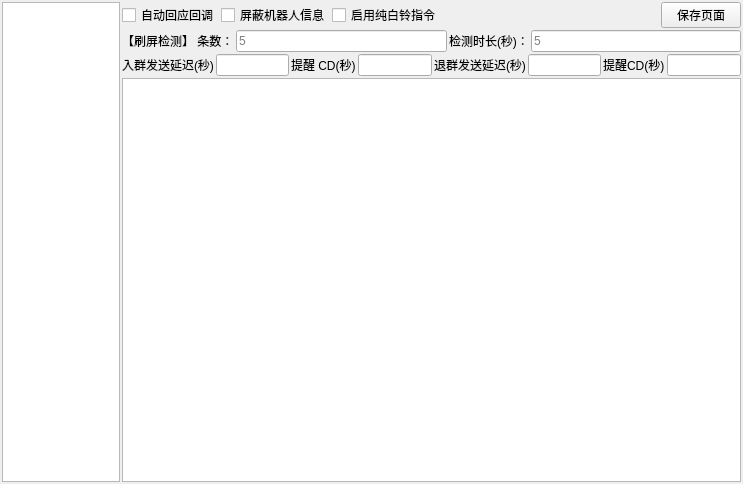
<?xml version="1.0" encoding="UTF-8"?>
<ui version="4.0">
 <class>qunguan</class>
 <widget class="QWidget" name="qunguan">
  <property name="geometry">
   <rect>
    <x>0</x>
    <y>0</y>
    <width>743</width>
    <height>484</height>
   </rect>
  </property>
  <property name="windowTitle">
   <string>Form</string>
  </property>
  <layout class="QHBoxLayout" name="horizontalLayout_2">
   <property name="spacing">
    <number>2</number>
   </property>
   <property name="leftMargin">
    <number>2</number>
   </property>
   <property name="topMargin">
    <number>2</number>
   </property>
   <property name="rightMargin">
    <number>2</number>
   </property>
   <property name="bottomMargin">
    <number>2</number>
   </property>
   <item>
    <widget class="QListWidget" name="listWidget">
     <property name="minimumSize">
      <size>
       <width>100</width>
       <height>0</height>
      </size>
     </property>
    </widget>
   </item>
   <item>
    <layout class="QVBoxLayout" name="verticalLayout_2">
     <property name="spacing">
      <number>2</number>
     </property>
     <property name="leftMargin">
      <number>0</number>
     </property>
     <property name="topMargin">
      <number>0</number>
     </property>
     <property name="rightMargin">
      <number>0</number>
     </property>
     <property name="bottomMargin">
      <number>0</number>
     </property>
     <item>
      <layout class="QHBoxLayout" name="horizontalLayout_4">
       <property name="topMargin">
        <number>0</number>
       </property>
       <item>
        <widget class="QCheckBox" name="zdht">
         <property name="text">
          <string>自动回应回调</string>
         </property>
        </widget>
       </item>
       <item>
        <widget class="QCheckBox" name="checkBox_2">
         <property name="text">
          <string>屏蔽机器人信息</string>
         </property>
        </widget>
       </item>
       <item>
        <widget class="QCheckBox" name="checkBox">
         <property name="text">
          <string>启用纯白铃指令</string>
         </property>
        </widget>
       </item>
       <item>
        <spacer name="horizontalSpacer">
         <property name="orientation">
          <enum>Qt::Horizontal</enum>
         </property>
         <property name="sizeHint" stdset="0">
          <size>
           <width>40</width>
           <height>20</height>
          </size>
         </property>
        </spacer>
       </item>
       <item>
        <widget class="QPushButton" name="pushButton">
         <property name="text">
          <string>保存页面</string>
         </property>
        </widget>
       </item>
      </layout>
     </item>
     <item>
      <layout class="QHBoxLayout" name="horizontalLayout">
       <item>
        <widget class="QLabel" name="label_2">
         <property name="text">
          <string>【刷屏检测】 条数：</string>
         </property>
        </widget>
       </item>
       <item>
        <widget class="QLineEdit" name="time_Edit">
         <property name="placeholderText">
          <string>5</string>
         </property>
        </widget>
       </item>
       <item>
        <widget class="QLabel" name="label">
         <property name="text">
          <string>检测时长(秒)：</string>
         </property>
        </widget>
       </item>
       <item>
        <widget class="QLineEdit" name="tiao_Edit">
         <property name="placeholderText">
          <string>5</string>
         </property>
        </widget>
       </item>
      </layout>
     </item>
     <item>
      <layout class="QHBoxLayout" name="horizontalLayout_3">
       <property name="topMargin">
        <number>0</number>
       </property>
       <item>
        <widget class="QLabel" name="label_3">
         <property name="text">
          <string>入群发送延迟(秒)</string>
         </property>
        </widget>
       </item>
       <item>
        <widget class="QLineEdit" name="lineEdit"/>
       </item>
       <item>
        <widget class="QLabel" name="label_4">
         <property name="text">
          <string>提醒 CD(秒)</string>
         </property>
        </widget>
       </item>
       <item>
        <widget class="QLineEdit" name="lineEdit_2"/>
       </item>
       <item>
        <widget class="QLabel" name="label_5">
         <property name="text">
          <string>退群发送延迟(秒)</string>
         </property>
        </widget>
       </item>
       <item>
        <widget class="QLineEdit" name="lineEdit_3"/>
       </item>
       <item>
        <widget class="QLabel" name="label_6">
         <property name="text">
          <string>提醒CD(秒)</string>
         </property>
        </widget>
       </item>
       <item>
        <widget class="QLineEdit" name="lineEdit_4"/>
       </item>
      </layout>
     </item>
     <item>
      <widget class="QTextEdit" name="textEdit"/>
     </item>
    </layout>
   </item>
  </layout>
 </widget>
 <resources/>
 <connections/>
</ui>
